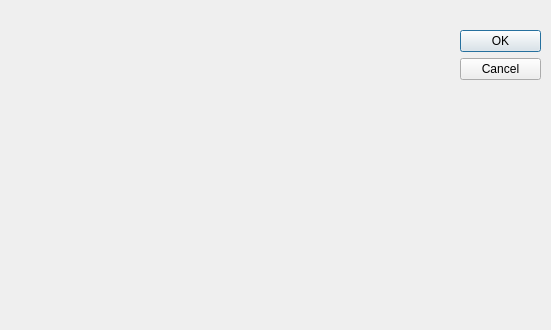
<?xml version="1.0" encoding="UTF-8"?>
<ui version="4.0">
 <class>Dialog</class>
 <widget class="QDialog" name="Dialog">
  <property name="geometry">
   <rect>
    <x>0</x>
    <y>0</y>
    <width>551</width>
    <height>330</height>
   </rect>
  </property>
  <property name="windowTitle">
   <string>Node Params</string>
  </property>
  <widget class="QDialogButtonBox" name="buttonBox">
   <property name="geometry">
    <rect>
     <x>460</x>
     <y>30</y>
     <width>81</width>
     <height>241</height>
    </rect>
   </property>
   <property name="orientation">
    <enum>Qt::Vertical</enum>
   </property>
   <property name="standardButtons">
    <set>QDialogButtonBox::Cancel|QDialogButtonBox::Ok</set>
   </property>
  </widget>
  <widget class="QWidget" name="formLayoutWidget">
   <property name="geometry">
    <rect>
     <x>10</x>
     <y>20</y>
     <width>421</width>
     <height>291</height>
    </rect>
   </property>
   <layout class="QFormLayout" name="formLayout"/>
  </widget>
 </widget>
 <resources/>
 <connections>
  <connection>
   <sender>buttonBox</sender>
   <signal>accepted()</signal>
   <receiver>Dialog</receiver>
   <slot>accept()</slot>
   <hints>
    <hint type="sourcelabel">
     <x>248</x>
     <y>254</y>
    </hint>
    <hint type="destinationlabel">
     <x>157</x>
     <y>274</y>
    </hint>
   </hints>
  </connection>
  <connection>
   <sender>buttonBox</sender>
   <signal>rejected()</signal>
   <receiver>Dialog</receiver>
   <slot>reject()</slot>
   <hints>
    <hint type="sourcelabel">
     <x>316</x>
     <y>260</y>
    </hint>
    <hint type="destinationlabel">
     <x>286</x>
     <y>274</y>
    </hint>
   </hints>
  </connection>
 </connections>
</ui>
